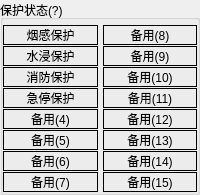
        <widget class="QGroupBox" name="G_ErrStatus_2">
         <property name="title">
          <string>保护状态(?)</string>
         </property>
         <layout class="QHBoxLayout" name="horizontalLayout_6">
          <property name="spacing">
           <number>5</number>
          </property>
          <property name="leftMargin">
           <number>0</number>
          </property>
          <property name="topMargin">
           <number>5</number>
          </property>
          <property name="rightMargin">
           <number>0</number>
          </property>
          <property name="bottomMargin">
           <number>0</number>
          </property>
          <item>
           <layout class="QVBoxLayout" name="verticalLayout_11">
            <property name="spacing">
             <number>1</number>
            </property>
            <item>
             <widget class="QLabel" name="bErr0_2">
              <property name="frameShape">
               <enum>QFrame::Box</enum>
              </property>
              <property name="text">
               <string>烟感保护</string>
              </property>
              <property name="alignment">
               <set>Qt::AlignCenter</set>
              </property>
             </widget>
            </item>
            <item>
             <widget class="QLabel" name="bErr1_2">
              <property name="frameShape">
               <enum>QFrame::Box</enum>
              </property>
              <property name="text">
               <string>水浸保护</string>
              </property>
              <property name="alignment">
               <set>Qt::AlignCenter</set>
              </property>
             </widget>
            </item>
            <item>
             <widget class="QLabel" name="bErr2_2">
              <property name="frameShape">
               <enum>QFrame::Box</enum>
              </property>
              <property name="text">
               <string>消防保护</string>
              </property>
              <property name="alignment">
               <set>Qt::AlignCenter</set>
              </property>
             </widget>
            </item>
            <item>
             <widget class="QLabel" name="bErr3_2">
              <property name="frameShape">
               <enum>QFrame::Box</enum>
              </property>
              <property name="text">
               <string>急停保护</string>
              </property>
              <property name="alignment">
               <set>Qt::AlignCenter</set>
              </property>
             </widget>
            </item>
            <item>
             <widget class="QLabel" name="bErr4_2">
              <property name="frameShape">
               <enum>QFrame::Box</enum>
              </property>
              <property name="text">
               <string>备用(4)</string>
              </property>
              <property name="alignment">
               <set>Qt::AlignCenter</set>
              </property>
             </widget>
            </item>
            <item>
             <widget class="QLabel" name="bErr5_2">
              <property name="frameShape">
               <enum>QFrame::Box</enum>
              </property>
              <property name="text">
               <string>备用(5)</string>
              </property>
              <property name="alignment">
               <set>Qt::AlignCenter</set>
              </property>
             </widget>
            </item>
            <item>
             <widget class="QLabel" name="bErr6_2">
              <property name="frameShape">
               <enum>QFrame::Box</enum>
              </property>
              <property name="text">
               <string>备用(6)</string>
              </property>
              <property name="alignment">
               <set>Qt::AlignCenter</set>
              </property>
             </widget>
            </item>
            <item>
             <widget class="QLabel" name="bErr7_2">
              <property name="frameShape">
               <enum>QFrame::Box</enum>
              </property>
              <property name="text">
               <string>备用(7)</string>
              </property>
              <property name="alignment">
               <set>Qt::AlignCenter</set>
              </property>
             </widget>
            </item>
           </layout>
          </item>
          <item>
           <layout class="QVBoxLayout" name="verticalLayout_12">
            <property name="spacing">
             <number>1</number>
            </property>
            <item>
             <widget class="QLabel" name="bErr8_2">
              <property name="frameShape">
               <enum>QFrame::Box</enum>
              </property>
              <property name="text">
               <string>备用(8)</string>
              </property>
              <property name="alignment">
               <set>Qt::AlignCenter</set>
              </property>
             </widget>
            </item>
            <item>
             <widget class="QLabel" name="bErr9_2">
              <property name="frameShape">
               <enum>QFrame::Box</enum>
              </property>
              <property name="text">
               <string>备用(9)</string>
              </property>
              <property name="alignment">
               <set>Qt::AlignCenter</set>
              </property>
             </widget>
            </item>
            <item>
             <widget class="QLabel" name="bErr10_2">
              <property name="frameShape">
               <enum>QFrame::Box</enum>
              </property>
              <property name="text">
               <string>备用(10)</string>
              </property>
              <property name="alignment">
               <set>Qt::AlignCenter</set>
              </property>
             </widget>
            </item>
            <item>
             <widget class="QLabel" name="bErr11_2">
              <property name="frameShape">
               <enum>QFrame::Box</enum>
              </property>
              <property name="text">
               <string>备用(11)</string>
              </property>
              <property name="alignment">
               <set>Qt::AlignCenter</set>
              </property>
             </widget>
            </item>
            <item>
             <widget class="QLabel" name="bErr12_2">
              <property name="frameShape">
               <enum>QFrame::Box</enum>
              </property>
              <property name="text">
               <string>备用(12)</string>
              </property>
              <property name="alignment">
               <set>Qt::AlignCenter</set>
              </property>
             </widget>
            </item>
            <item>
             <widget class="QLabel" name="bErr13_2">
              <property name="frameShape">
               <enum>QFrame::Box</enum>
              </property>
              <property name="text">
               <string>备用(13)</string>
              </property>
              <property name="alignment">
               <set>Qt::AlignCenter</set>
              </property>
             </widget>
            </item>
            <item>
             <widget class="QLabel" name="bErr14_2">
              <property name="frameShape">
               <enum>QFrame::Box</enum>
              </property>
              <property name="text">
               <string>备用(14)</string>
              </property>
              <property name="alignment">
               <set>Qt::AlignCenter</set>
              </property>
             </widget>
            </item>
            <item>
             <widget class="QLabel" name="bErr15_2">
              <property name="frameShape">
               <enum>QFrame::Box</enum>
              </property>
              <property name="text">
               <string>备用(15)</string>
              </property>
              <property name="alignment">
               <set>Qt::AlignCenter</set>
              </property>
             </widget>
            </item>
           </layout>
          </item>
         </layout>
        </widget>
